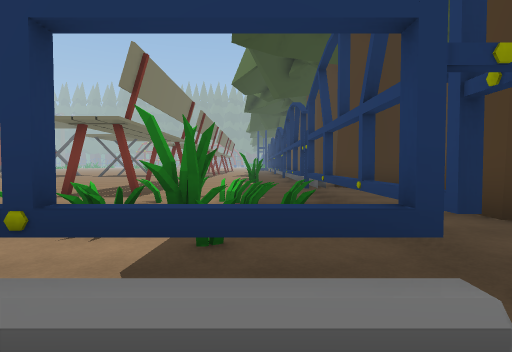
View 1 (above)

17 first-person views from a walk through a 3-D level made in the Unity game engine. The camera is 1.2 m above the floor, tilts 2° down and sees 80° across. The floor is counted in squares, 2 m on a side. Each view is taken from the middle of a square. On the plan, view 1 faces up. The plan holds only what a view shows up to about 9 squares ahead; the rest is blank. The place goes on beyond the plan. Some surface patterns are stand-ins.

View 2
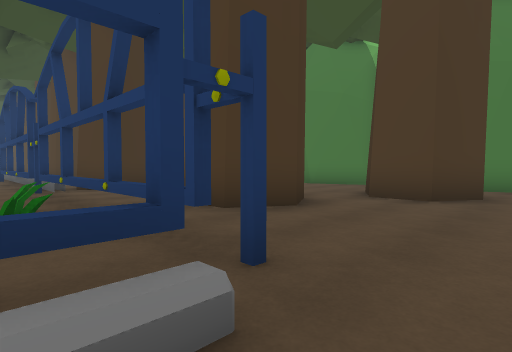

View 3
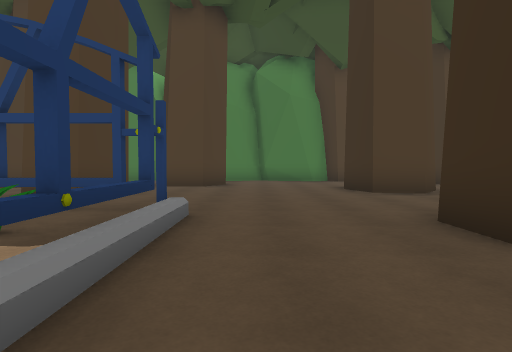

View 4
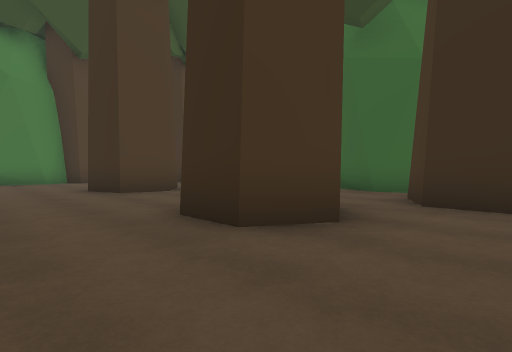

View 5
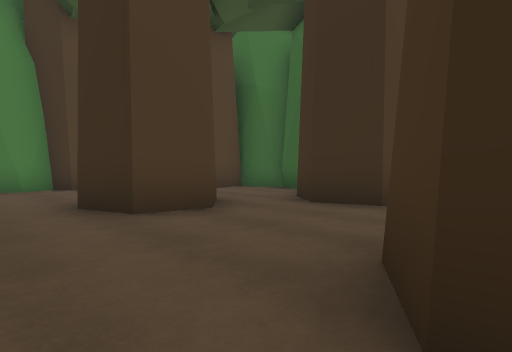

View 6
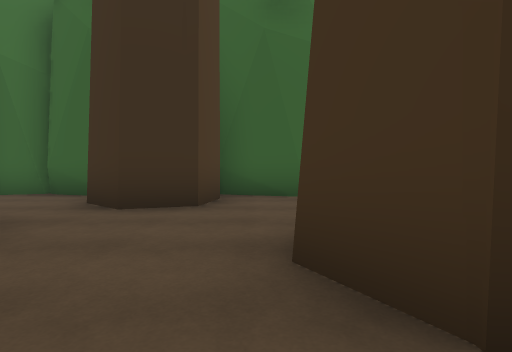

View 7
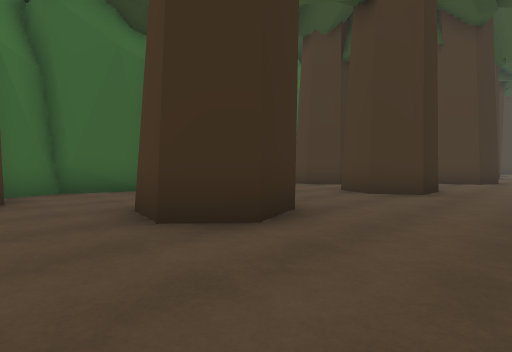

View 8
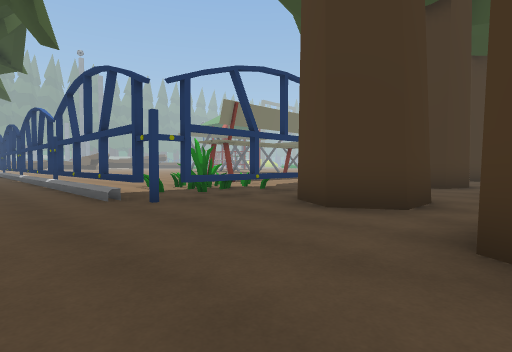

View 9
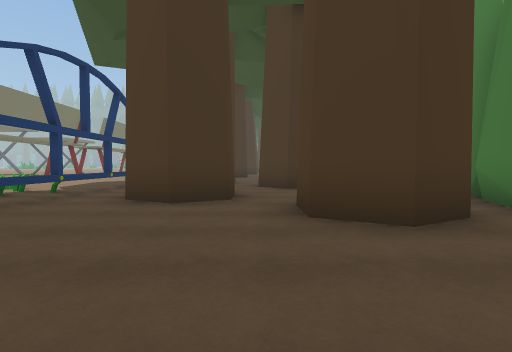

View 10
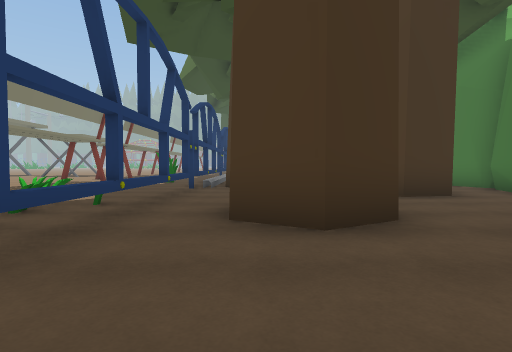

View 11
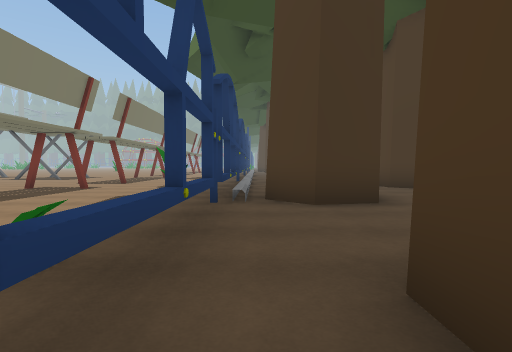

View 12
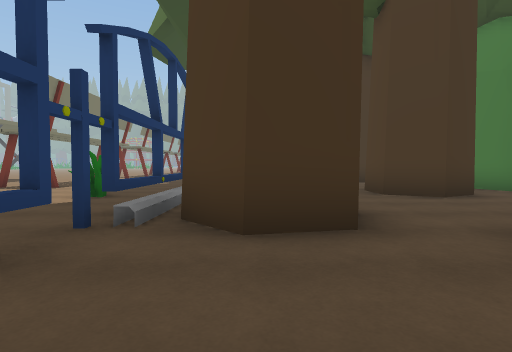

View 13
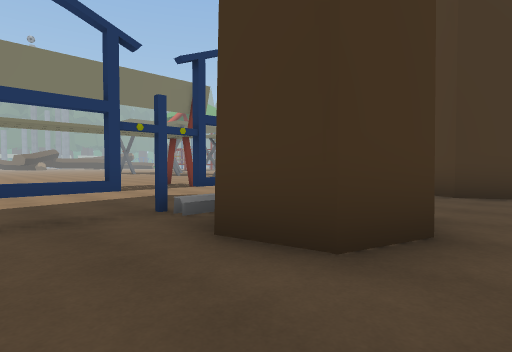

View 14
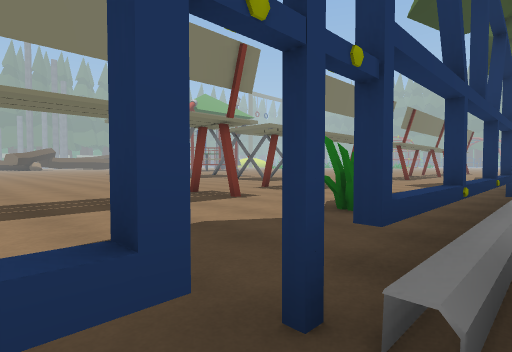

View 15
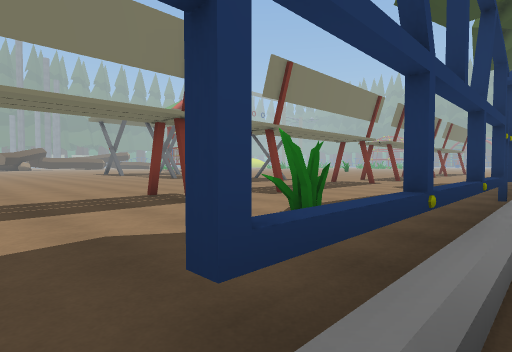

View 16
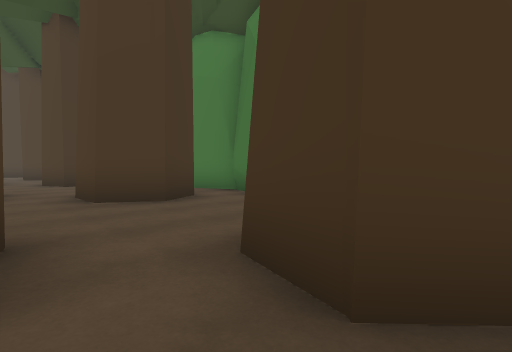

View 17
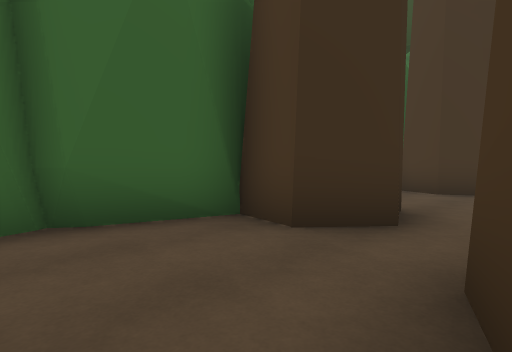

### Floor plan
Key: @ floor where view 1 was taken; # wall or solid block; x gap in a wall; . floor; / step, stairs or slope; = window, fence, low wall or low ledge; O other object.
Columns run from 9 left of view 1 to 7 right of it. Each row starts with its distance up from view 1.
 17        ..     .#
 16       ... =   .##
 15       ... x   ..
 14      .....x   ..
 13      .....= ##..
 12   ........#/...#
 11  ........O=/ ..##
 10 ..........#/ ....
  9 ..........=x #...
  8 ............##..
  7      .....=....#
  6      ...=.=....##
  5      ..====......
  4        =#==.##...
  3       .=#==.##..#
  2       ...=#....##
  1      /#/#//.....#
  0      ....@.......
 -1      ............
 -2      ...##.......
 -3       ..##...##..
 -4       .......##..
 -5       .#.........
 -6        ##..##...#
 -7        ########.#
 -8               ###

Positions as (right, up) in squares from view 1, and headings:
1: (0, 0), facing up
2: (0, 0), facing up-right
3: (-3, 0), facing right
4: (-3, 0), facing down-right
5: (0, -1), facing down-right
6: (1, -1), facing down
7: (7, 0), facing down-left
8: (6, -1), facing up-left
9: (5, -2), facing up
10: (3, 0), facing up
11: (2, 3), facing up
12: (3, 5), facing up
13: (5, 6), facing up-left
14: (2, 7), facing up-left
15: (2, 8), facing up-left
16: (4, 6), facing up-right
17: (6, -4), facing down-left
